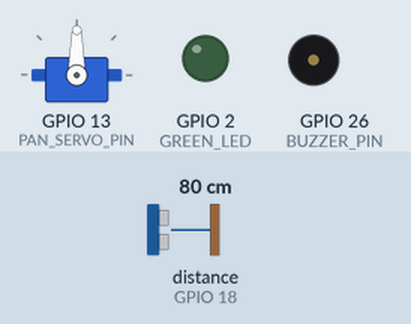
Simulated run of this sketch. Board: ESP32. Parts: servo, output pins drawn as LEDs (lit = HIGH), buzzer (waves = sounding, pin HIGH). Wiring (inferred from the names in the program): ultrasonic range finder: trigger GPIO 5; echo GPIO 18. Inputs (shaded band) come from the test bench; at power-on: distance to the obstacle (sensor on GPIO 18) 80 cm. The echo pulse lasts 58.3 µs per cm; pins used as bus, display or sensor lines are not drawn; what the sketch prints to the serial monitor is not drawn.

Above: at 1.0 s.
2.8 s: distance to the obstacle (sensor on GPIO 18) set to 4 cm
At 4.34 s:
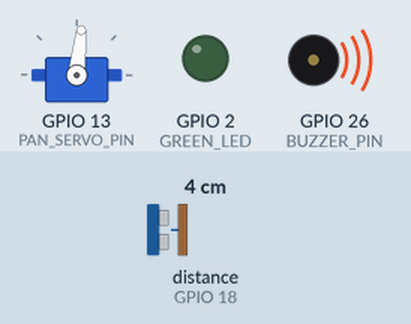
5.8 s: distance to the obstacle (sensor on GPIO 18) set to 18 cm
8.8 s: distance to the obstacle (sensor on GPIO 18) set to 9 cm
At 11.4 s:
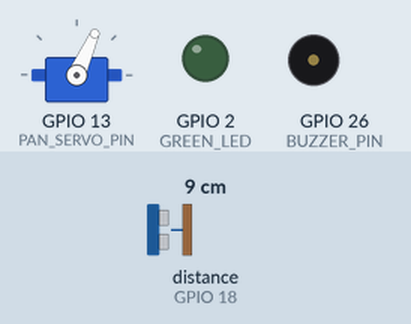
Timing chart, 0 to 17.8 s (numbered marks = the images above; inputs shaded):
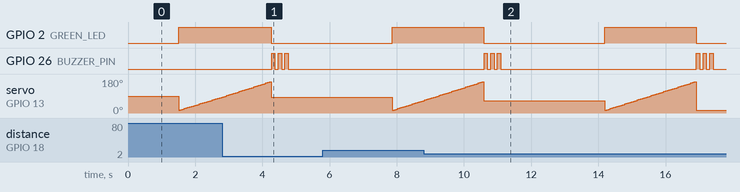

The sketch:

Test3_ScanAndDetect.ino
```cpp
// TEST 3: Scanning - Ultrasonic sensor mounted on pan servo
// This combines servo sweep with distance reading
// It scans the area and reports the closest object's angle and distance
// Open Serial Monitor at 115200 baud

#include <Arduino.h>
#include <ESP32Servo.h>

#define PAN_SERVO_PIN  13
#define TRIG_PIN        5
#define ECHO_PIN       18
#define GREEN_LED       2
#define BUZZER_PIN     26

Servo panServo;

long readDistance() {
    digitalWrite(TRIG_PIN, LOW);
    delayMicroseconds(2);
    digitalWrite(TRIG_PIN, HIGH);
    delayMicroseconds(10);
    digitalWrite(TRIG_PIN, LOW);

    long duration = pulseIn(ECHO_PIN, HIGH, 30000);
    if (duration == 0) return 999;
    return duration * 0.034 / 2.0;
}

void setup() {
    Serial.begin(115200);
    delay(1000);

    panServo.attach(PAN_SERVO_PIN);
    pinMode(TRIG_PIN, OUTPUT);
    pinMode(ECHO_PIN, INPUT);
    pinMode(GREEN_LED, OUTPUT);
    pinMode(BUZZER_PIN, OUTPUT);

    panServo.write(90);
    delay(500);

    Serial.println("=== TEST 3: Scan & Detect ===");
    Serial.println("Place an object (book, box) in front of the turret");
    Serial.println("Scanning 15° to 165°...\n");
}

void loop() {
    int closestAngle = -1;
    long closestDist = 999;

    digitalWrite(GREEN_LED, HIGH);
    Serial.println("--- SCANNING ---");

    // Sweep forward
    for (int angle = 15; angle <= 165; angle += 3) {
        panServo.write(angle);
        delay(50);
        long dist = readDistance();

        // Print a simple radar-style display
        Serial.printf("  %3d° : %3ld cm ", angle, dist);
        int bars = map(constrain(dist, 0, 200), 0, 200, 20, 0);
        for (int i = 0; i < bars; i++) Serial.print("█");
        if (dist < 150) Serial.print(" ◄ TARGET");
        Serial.println();

        if (dist < closestDist && dist > 2) {
            closestDist = dist;
            closestAngle = angle;
        }
    }

    // Report result
    Serial.println();
    if (closestAngle >= 0 && closestDist < 150) {
        Serial.printf(">>> TARGET FOUND at %d°, distance %ld cm <<<\n\n", closestAngle, closestDist);
        digitalWrite(GREEN_LED, LOW);

        // Aim at target
        panServo.write(closestAngle);
        Serial.printf("Aiming at %d°...\n", closestAngle);

        // Beep 3 times
        for (int i = 0; i < 3; i++) {
            digitalWrite(BUZZER_PIN, HIGH);
            delay(100);
            digitalWrite(BUZZER_PIN, LOW);
            delay(100);
        }

        delay(2000); // hold on target for 2 seconds
    } else {
        Serial.println(">>> No target in range <<<\n");
    }

    delay(1000);
}
```
